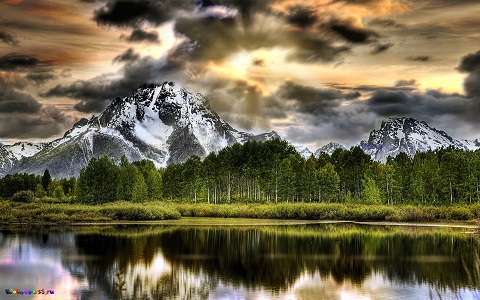
#> input picture create_thumbnail/images/Nature_150.jpg, 480 x 300 px; its folder holds 3 pictures in this run
$ python main.py
#> lines starting #> are read from the running program, lines starting #| are printed output that depends on the picture
#!/usr/bin/env python3
# -*- coding: utf-8 -*-

__author__ = "ipetrash"


import glob
import os

from PIL import Image


SIZE_THUMBS = 75, 75
FROM_DIR = "images"
TO_DIR = "thumbs"


if not os.path.exists(TO_DIR):
    os.mkdir(TO_DIR)

for filename in glob.glob(FROM_DIR + "/*.jpg"):
    filename_thumbnail = os.path.join(TO_DIR, os.path.split(filename)[1])
    print(f"{filename} -> {filename_thumbnail}")

    im = Image.open(filename)
#> im is the input picture: PIL image 480x300 RGB; mean R, G, B 111.1, 102.4, 76.8
    im.thumbnail(SIZE_THUMBS)
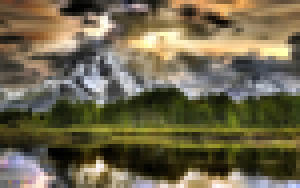
#> im: PIL image 75x47 RGB (shown 4 times larger); mean R, G, B 111, 102.3, 76.7
    im.save(filename_thumbnail)
#> pass 2 of the loop `for filename in glob.glob(FROM_DIR + "/*.jpg"):`:
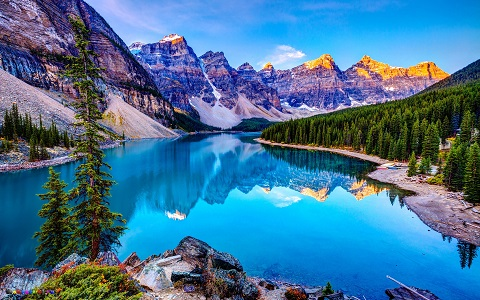
#> input picture create_thumbnail/images/Nature_154.jpg, 480 x 300 px
#> im is the input picture: PIL image 480x300 RGB; mean R, G, B 66.8, 116.1, 150.7
#> `im.thumbnail(SIZE_THUMBS)`:
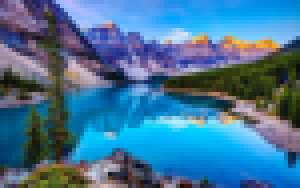
#> im: PIL image 75x47 RGB (shown 4 times larger); mean R, G, B 66.7, 116, 150.6
#> pass 3 of the loop `for filename in glob.glob(FROM_DIR + "/*.jpg"):`:
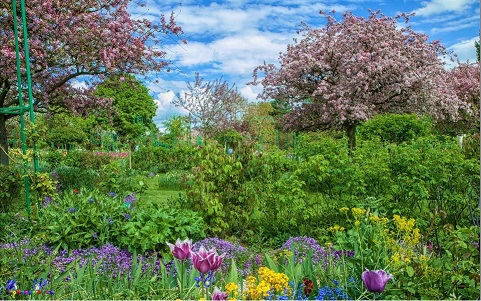
#> input picture create_thumbnail/images/Nature_190.jpg, 481 x 301 px
#> im is the input picture: PIL image 481x301 RGB; mean R, G, B 98.3, 121.9, 89
#> `im.thumbnail(SIZE_THUMBS)`:
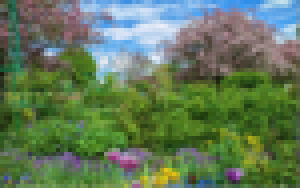
#> im: PIL image 75x47 RGB (shown 4 times larger); mean R, G, B 98.3, 121.9, 89
